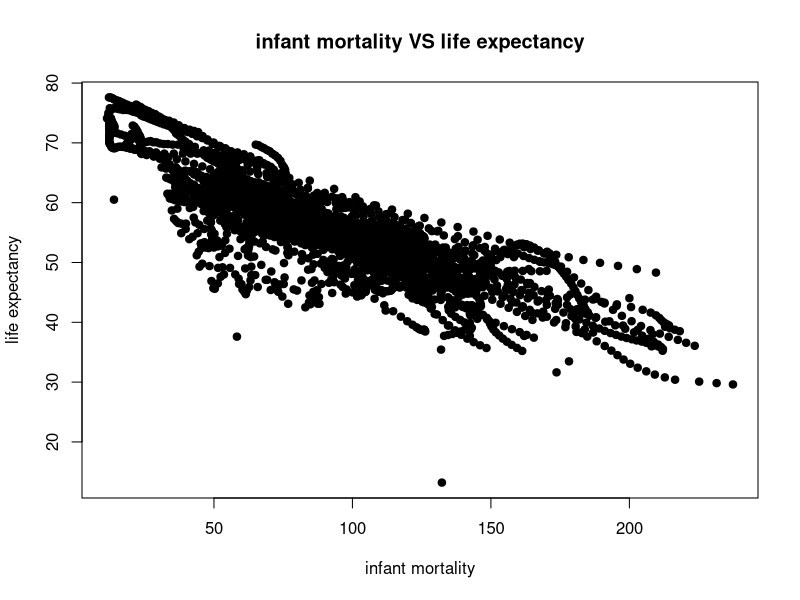
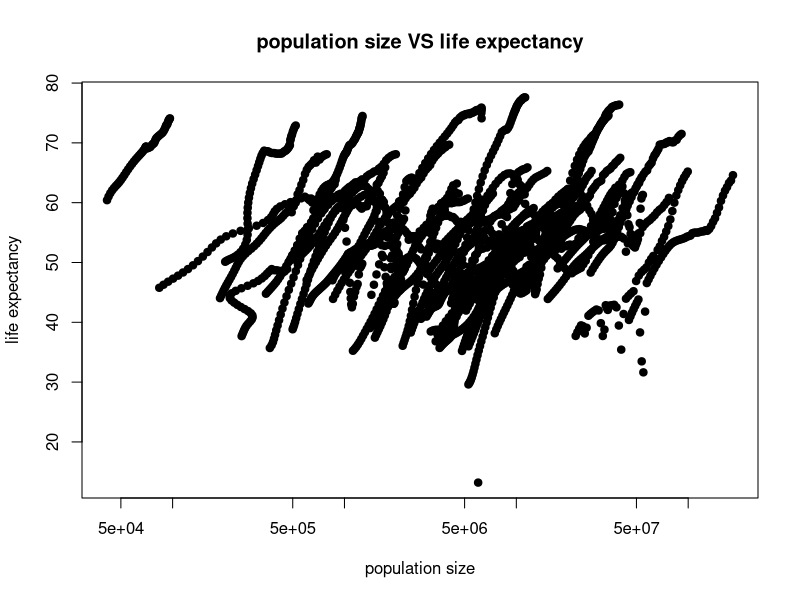
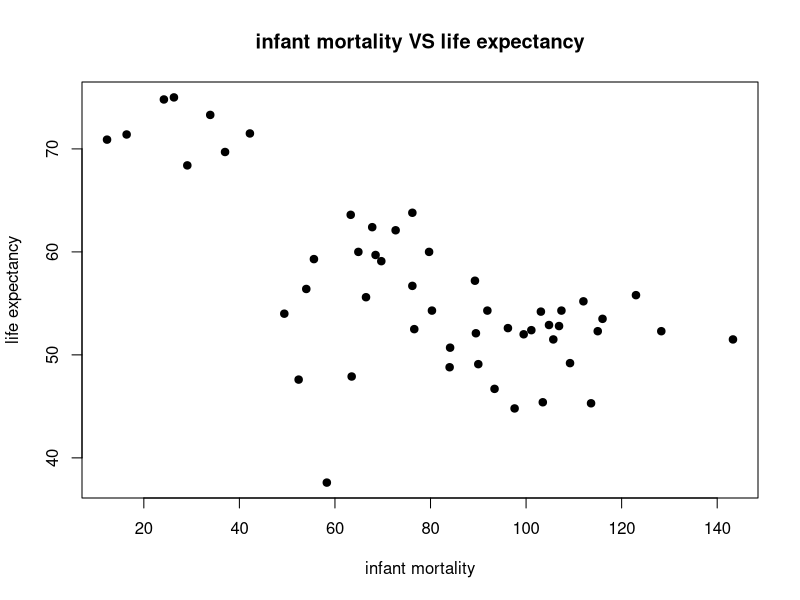
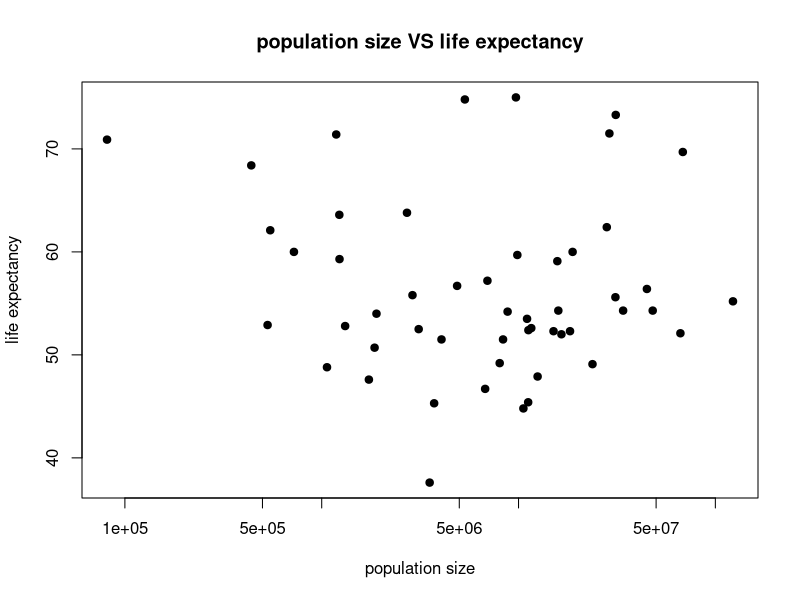
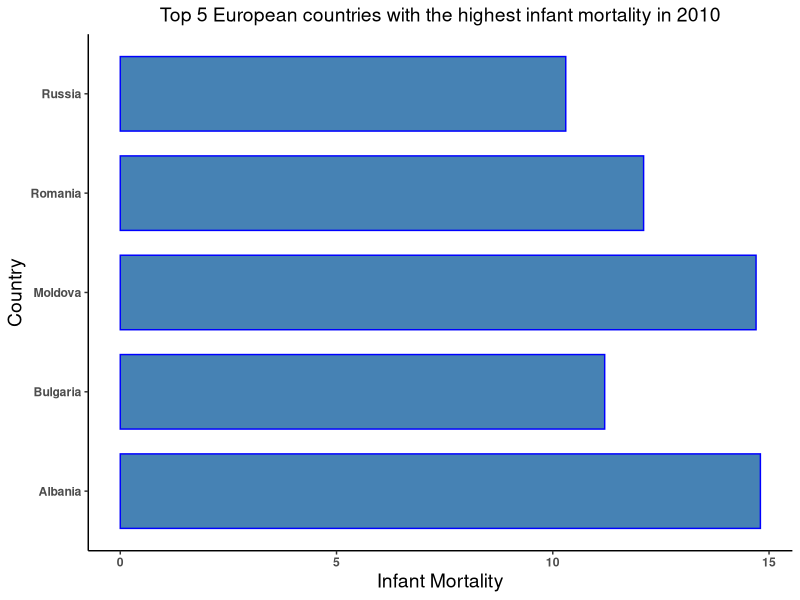
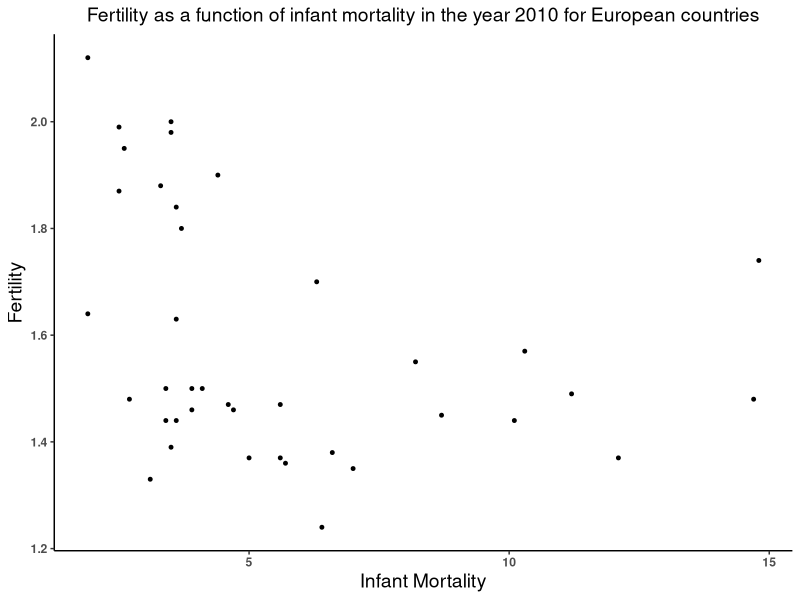
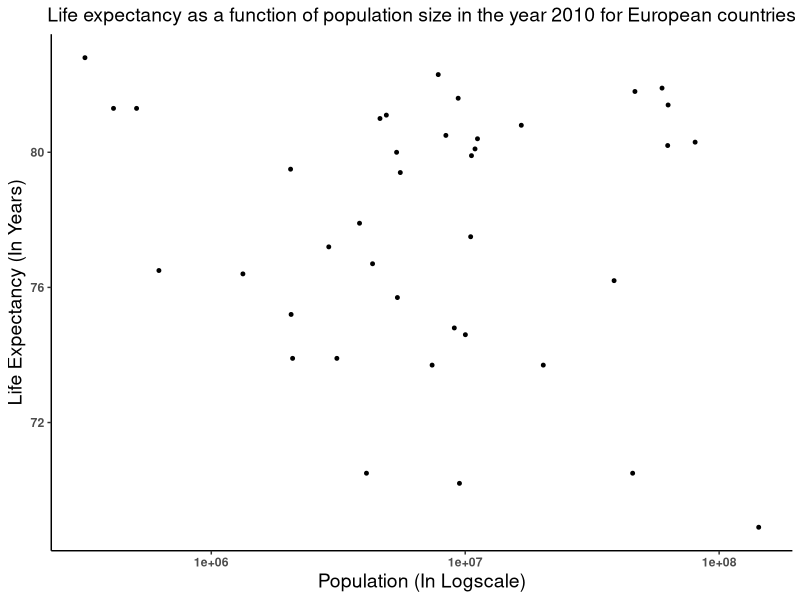

These figures' R source, in order:
## ---- chunk 1
#load dslabs package
library("dslabs")
library('tidyverse')
#look at help file for gapminder data
help(gapminder)
#get an overview of data structure
str(gapminder)
#get a summary of data
summary(gapminder)
#determine the type of object gapminder is
class(gapminder)
#select only africa
africadata <- gapminder[which(gapminder$continent=='Africa'),]
#get an overview of data structure
str(africadata)
#get a summary of data
summary(africadata)
#infant_mortality and life_expectancy
moex <- africadata %>% select(c('infant_mortality','life_expectancy'))
#population and life_expectancy
poex <- africadata %>% select(c('population','life_expectancy'))
#get an overview of data structure
str(moex)
str(poex)
#get a summary of data
summary(moex)
summary(poex)

#scatter plot infant mortality VS life expectancy
plot(moex$infant_mortality,moex$life_expectancy, main="infant mortality VS life expectancy", xlab="infant mortality", ylab="life expectancy", pch=19)
## ---- chunk 2
#scatter plot population size VS life expectancy
plot(poex$population,poex$life_expectancy, main="population size VS life expectancy", xlab="population size", ylab="life expectancy", pch=19,log='x')
## ---- chunk 3
#the year which infant_mortality is NA
namor <-africadata$year[which(is.na(africadata$infant_mortality))]
table(namor)
## ---- chunk 4
#2000 year
afri2000 <- africadata[which(africadata$year==2000),]
str(afri2000)
summary(afri2000)

#plot 
plot(afri2000$infant_mortality,afri2000$life_expectancy, main="infant mortality VS life expectancy", xlab="infant mortality", ylab="life expectancy", pch=19)
#plot
plot(afri2000$population,afri2000$life_expectancy, main="population size VS life expectancy", xlab="population size", ylab="life expectancy", pch=19,log='x')
## ---- chunk 5
fit1 <- lm(life_expectancy~infant_mortality,data=afri2000)
summary(fit1)
fit2 <- lm(life_expectancy~population,data=afri2000)
summary(fit2)
## ---- chunk 6
# Creating an object europedata containing only the European countries
europedata <- gapminder %>% filter(continent == "Europe")

# Looking at the structure and summary of object (europedata)
str(europedata)
summary(europedata)
glimpse(europedata)
## ---- chunk 7
# Looking at the years having missing data for infant mortality in europedata
infantmort_yrs_europe <- europedata %>% 
                        filter(is.na(infant_mortality))
table(infantmort_yrs_europe$year)
## ---- chunk 8
# Creating a new object named europedata_2010 by using only year 2010 data from europedata
europedata_2010 <- europedata %>%
                   filter(year == 2010)

# Looking at the structure and summary of object (europedata_2010)
str(europedata_2010)
summary(europedata_2010)
glimpse(europedata_2010)
## ---- chunk 9
# Looking at the top 5 European countries having highest infant mortality for the year 2010
europe_infantmort <- europedata_2010 %>% select (country, infant_mortality) %>%
arrange(desc(`infant_mortality`))
europe2010_infantmort <- head(europe_infantmort, 5)
europe2010_infantmort

# Looking at the top 5 European countries having highest life expectancy for the year 2010
europe_lifeexpect <- europedata_2010 %>% select (country, life_expectancy) %>%
arrange(desc(`life_expectancy`))
europe2010_lifeexpect <- head(europe_lifeexpect, 5)
europe2010_lifeexpect

# Looking at the top 5 European countries having largest population size for the year 2010
europe_pop <- europedata_2010 %>% select (country, population) %>%
arrange(desc(`population`))
europe2010_pop <- head(europe_pop, 5)
europe2010_pop
## ---- chunk 10
# Creating the object country to sort the 5 European countries having the highest infant mortality in the year 2010
europe2010_infantmort <- europe2010_infantmort %>%
mutate(country = as_factor(country),
country <- fct_reorder(country, infant_mortality))

# Plotting the horizontal barplot for visualizing top 5 European countries with the highest infant mortality in 2010
ggplot(data = europe2010_infantmort, aes(x = country, y = `infant_mortality`)) +
geom_bar(stat = "identity", width = 0.75, color = "blue", fill = "steelblue") +
coord_flip() +
labs(title = "Top 5 European countries with the highest infant mortality in 2010",
x = "Country", y = "Infant Mortality") +
theme_classic() +
theme(axis.text = element_text(face="bold"), plot.title = element_text(hjust = 0.5, size = 14),
axis.title = element_text(size = 14))
## ---- chunk 11
# Plotting fertility as a function of infant mortality in the year 2010 for European countries
ggplot(data = europedata_2010,
       (aes(x = infant_mortality, y = fertility))) +
  theme_classic() +
  geom_point(size = 1.0) +
  labs(title = "Fertility as a function of infant mortality in the year 2010 for European countries",
       x = "Infant Mortality", y = "Fertility") +
  theme(axis.text = element_text(face = "bold"), plot.title = element_text(hjust = 0.5, size = 14),
        axis.title = element_text(size = 14))
## ---- chunk 12
# Plotting life expectancy as a function of population size in the year 2010 for European countries
ggplot(data = europedata_2010,
       (aes(x = population, y = life_expectancy))) +
  theme_classic() +
  geom_point(size = 1.0) +
  scale_x_continuous(trans = 'log10') +
  labs(title = "Life expectancy as a function of population size in the year 2010 for European countries", 
       x = "Population (In Logscale)", y = "Life Expectancy (In Years)") +
  theme(axis.text = element_text(face = "bold"), plot.title =   element_text(hjust = 0.5, size = 14),
        axis.title = element_text(size = 14))
## ---- chunk 13
# Using lm function to fit linear regression model using fertility as the outcome and infant mortality as the predictor for the year 2010
fit3 <- lm(fertility ~ infant_mortality, data = europedata_2010)
# Tabulating the output fit3 from lm using broom package
broom::tidy(fit3)

# Using lm function to fit linear regression model using life expectancy as the outcome and population size as the predictor for the year 2010
fit4 <- lm(life_expectancy ~ population, data = europedata_2010)
# Tabulating the output fit4 from lm using broom package
broom::tidy(fit4)
